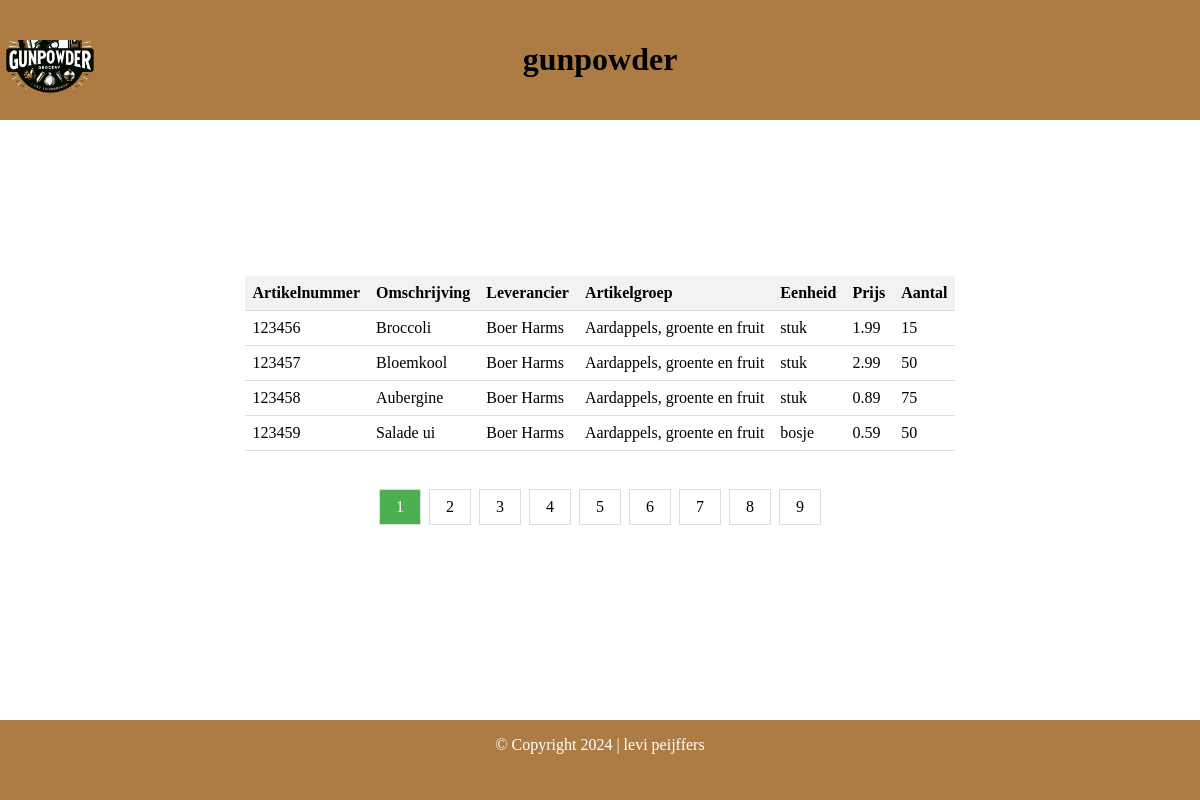
Page /vooraad.php on the committed database.
### tables this page shows
CREATE TABLE Producten (
    artikelnummer INT PRIMARY KEY,
    omschrijving VARCHAR(255),
    leverancier VARCHAR(255),
    artikelgroep VARCHAR(255),
    eenheid VARCHAR(50),
    prijs DECIMAL(10, 2),
    aantal INT
);

### vooraad.php (the view, shortened to what this page needs)
<?php
include 'inc/header.php';
echo '<header class="head">';
echo '</header>';
echo '<main class="main-content">';
?>
<table id="inventory">
    <tr>
        <th>Artikelnummer</th>
        <th>Omschrijving</th>
        <th>Leverancier</th>
        <th>Artikelgroep</th>
        <th>Eenheid</th>
        <th>Prijs</th>
        <th>Aantal</th>
    </tr>
    <?php
    if (isset($_GET["page"])) {
        $page = $_GET["page"];
    } else {
        $page = 1;
    }
    $start_from = ($page - 1) * RECORDS_PER_PAGE;
    $sql_count = "SELECT count(artikelnummer) as aantal FROM Producten;";
    $res_count = mysqli_query($dbconn, $sql_count);
    $row = mysqli_fetch_assoc($res_count);
    $total_rows = $row['aantal'];
    $total_pages = ceil($total_rows / RECORDS_PER_PAGE);
    if(isset($_GET['start']) && is_numeric($_GET['start'])) {
        $start_from = intval($_GET['start']);
    } else {
        $start_from = 0;
    }
    $query = "SELECT artikelnummer, omschrijving, leverancier, artikelgroep, eenheid, prijs, aantal FROM Producten
                ORDER BY artikelnummer
                LIMIT " . $start_from . "," . RECORDS_PER_PAGE . ";";
    $result = mysqli_query($dbconn, $query);
    $numRows = mysqli_num_rows($result);
    if ($numRows > 0) {
        while ($row = mysqli_fetch_array($result)) {
            echo "<tr>";
            echo "<td>" . $row['artikelnummer'] . "</td>";
            echo "<td>" . $row['omschrijving'] . "</td>";
            echo "<td>" . $row['leverancier'] . "</td>";
            echo "<td>" . $row['artikelgroep'] . "</td>";
            echo "<td>" . $row['eenheid'] . "</td>";
            echo "<td>" . $row['prijs'] . "</td>";
            echo "<td>" . $row['aantal'] . "</td>";
            echo "</tr>";
        }
    } else {
        echo "<tr>
                <td colspan='7'>Geen gegevens om op te halen...</td>
            </tr>";
    }
    echo "</table><br>";
    echo '<div class="pagination">';
    $page_url = "vooraad.php?page";
    $start_from = ($page - 1) * RECORDS_PER_PAGE;
    $page_url .= "&start=$start_from";
    include_once ('inc/paginering.php');
    echo "</div>";
    echo "</main>";
    include('inc/footer.php');
?>
</body>
</html>

### inc/header.php (shortened to what this page needs)
<!DOCTYPE html>
<html lang="en">
<head>
<link rel="stylesheet" type="text/css" href="css/style.css">
<link rel="stylesheet" type="text/css" href="css/nav.css">
<link rel="stylesheet" type="text/css" href="css/kassa.css">
</head>
<body>
<header>
    <h1>gunpowder</h1>
    <img id="logo" src="images/logo.png">
</header>

### inc/paginering.php (shortened to what this page needs)
<?php
echo '<div class="pagination">';
for ($i = 1; $i <= $total_pages; $i++) {
    echo "<a href='{$page_url}&page=" . $i . "'";
    if ($i == $page) echo " class='active'";
    echo ">" . $i . "</a>";
}
echo "</div>";
?>

### inc/footer.php
<footer id = "footer"><center>
    <p>&copy; Copyright 2024 | levi peijffers</p>
    </center>
</footer>
</body>
</html>

### css/style.css (style rules this page uses)
body { display: flex; justify-content: center; align-items: center; height: 100vh; margin: 0; }
header { position: fixed; top: 0; width: 100%; padding: 20px; background-color: rgb(172, 124, 68); text-align: center; z-index: 1000; }
#logo { width: 100px; height: 100px; float: left; margin-top: -100px; }
#footer { position: absolute; bottom: 0; background-color: rgb(172, 124, 68); height: 80px; width: 100%; color: white; }
.main-content table { width: 100%; border-collapse: collapse; margin-bottom: 20px; }
.main-content table th, .main-content table td { padding: 8px; text-align: left; border-bottom: 1px solid #ddd; }
.main-content table th { background-color: #f2f2f2; }
.main-content .pagination { display: flex; justify-content: center; align-items: center; }
.main-content .pagination a { color: #000; padding: 8px 16px; text-decoration: none; transition: background-color 0.3s; border: 1px solid #ddd; margin: 0 4px; }
.main-content .pagination a.active { background-color: #4CAF50; color: white; }

### rows in the picture
producten: artikelnummer "123456", omschrijving "Broccoli", leverancier "Boer Harms", artikelgroep "Aardappels, groente en fruit", eenheid "stuk", prijs "1.99", aantal "15"
producten: artikelnummer "123457", omschrijving "Bloemkool", leverancier "Boer Harms", artikelgroep "Aardappels, groente en fruit", eenheid "stuk", prijs "2.99", aantal "50"
producten: artikelnummer "123458", omschrijving "Aubergine", leverancier "Boer Harms", artikelgroep "Aardappels, groente en fruit", eenheid "stuk", prijs "0.89", aantal "75"
producten: artikelnummer "123459", omschrijving "Salade ui", leverancier "Boer Harms", artikelgroep "Aardappels, groente en fruit", eenheid "bosje", prijs "0.59", aantal "50"
